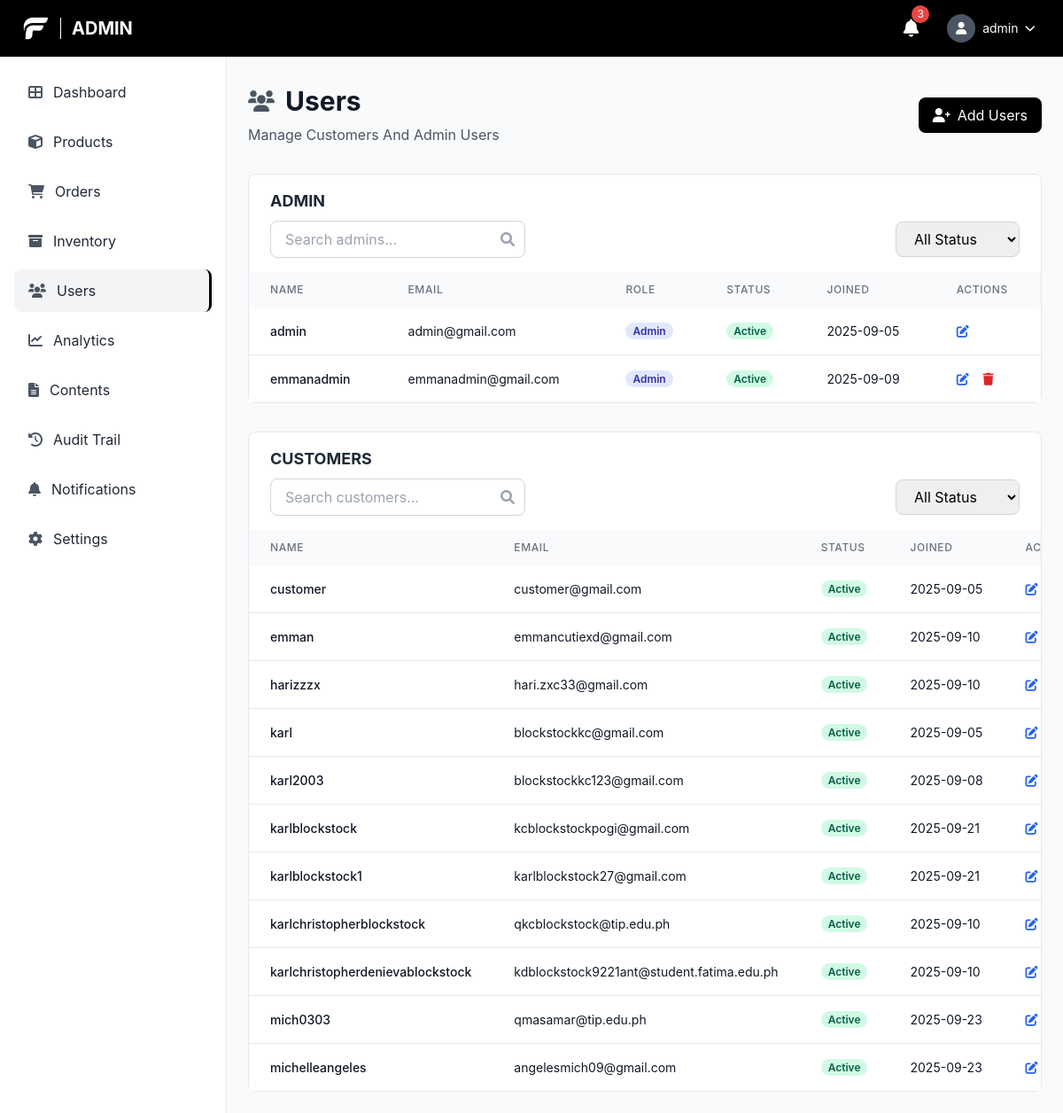
/admin/users.php (signed in), run on an earlier commit of the app's database.
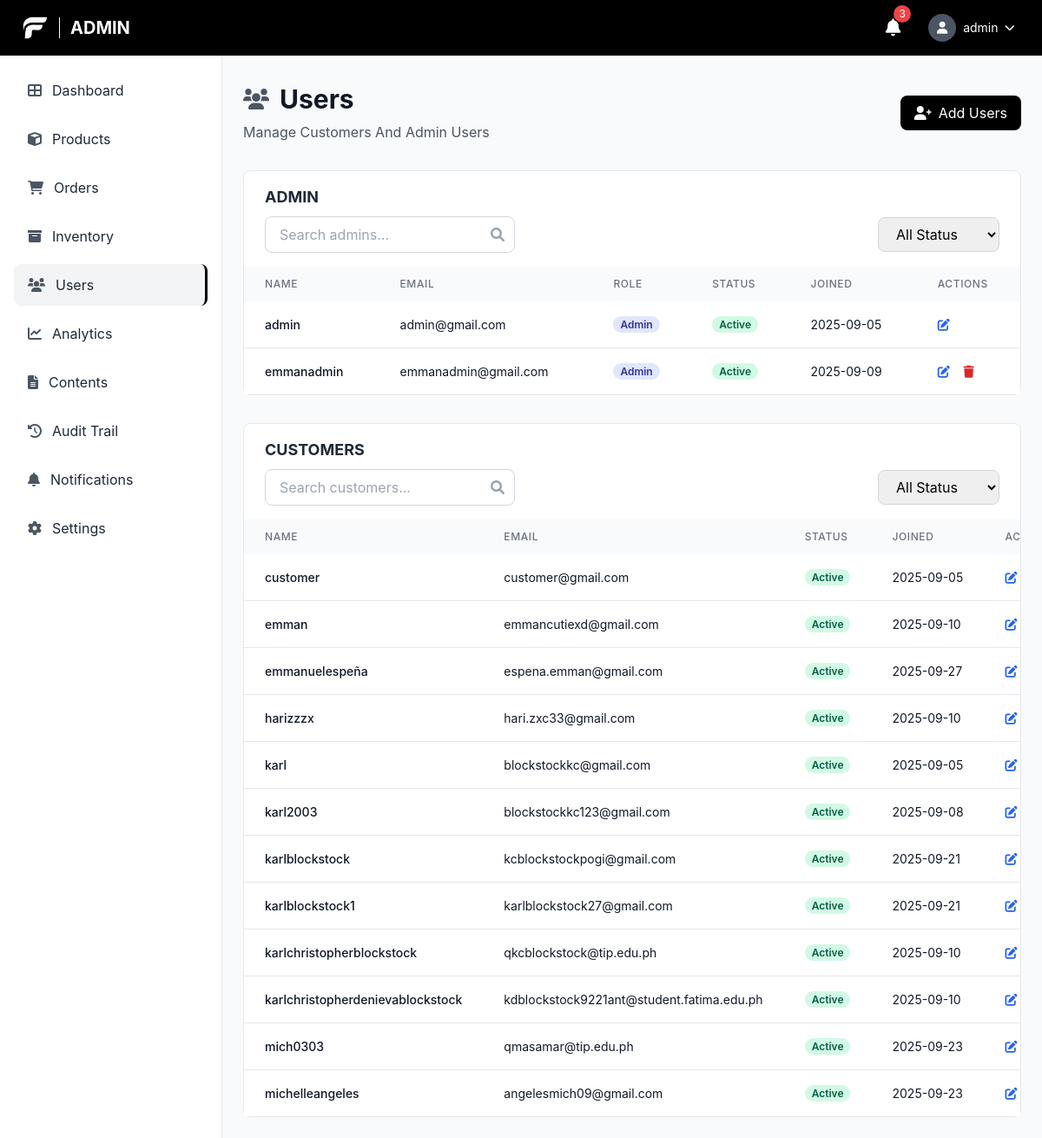
And on a later commit of the database.
### tables this page shows
CREATE TABLE `users` (
  `user_id` bigint(20) UNSIGNED NOT NULL,
  `username` varchar(100) NOT NULL,
  `email` varchar(150) NOT NULL,
  `phone` varchar(20) DEFAULT NULL,
  `date_of_birth` date DEFAULT NULL,
  `address` varchar(255) DEFAULT NULL,
  `password_hash` varchar(255) DEFAULT NULL,
  `google_id` varchar(255) DEFAULT NULL,
  `role` enum('admin','manager','staff','customer') NOT NULL DEFAULT 'customer',
  `status` enum('active','inactive','suspended') NOT NULL DEFAULT 'active',
  `created_at` timestamp NOT NULL DEFAULT current_timestamp(),
  `updated_at` timestamp NOT NULL DEFAULT current_timestamp() ON UPDATE current_timestamp(),
  `last_login` timestamp NULL DEFAULT NULL,
  `first_name` varchar(100) DEFAULT NULL,
  `last_name` varchar(100) DEFAULT NULL,
  `profile_picture` varchar(255) DEFAULT NULL,
  `otp` varchar(6) DEFAULT NULL,
  `otp_expiry` datetime DEFAULT NULL
);

### admin/users.php (the view, shortened to what the rows shown need)
<?php
$pdo = getDBConnection();
$isAdmin = isset($_SESSION['role']) && $_SESSION['role'] === 'admin';
$adminConds = ["role IN ('admin','manager','staff')"];
$adminParams = [];
$adminWhere = 'WHERE ' . implode(' AND ', $adminConds);
$adminSql = "SELECT user_id, username, email, role, status, created_at FROM users $adminWhere ORDER BY FIELD(role,'admin','manager','staff'), username";
$adminStmt = $pdo->prepare($adminSql);
$adminStmt->execute($adminParams);
$admins = $adminStmt->fetchAll();
$custConds = ["role = 'customer'"];
$custParams = [];
$custWhere = 'WHERE ' . implode(' AND ', $custConds);
$custSql = "SELECT user_id, username, email, role, status, created_at FROM users $custWhere ORDER BY username";
$custStmt = $pdo->prepare($custSql);
$custStmt->execute($custParams);
$customers = $custStmt->fetchAll();
?>
<!DOCTYPE html>
<html lang="en">
<head>
    <script src="https://cdn.tailwindcss.com"></script>
    <link href="https://cdnjs.cloudflare.com/ajax/libs/font-awesome/6.0.0/css/all.min.css" rel="stylesheet">
    <link rel="stylesheet" href="../css/style.css">
</head>
<body class="font-body bg-gray-50">
    <header class="bg-black text-white fixed top-0 left-0 right-0 z-50 h-16 flex items-center justify-between px-6">
        <div class="flex items-center space-x-3">
            <h1 class="text-xl font-bold uppercase">Admin</h1>
        </div>
    </header>
    <main class="ml-64 pt-24 pb-6 px-6">
        <div class="mb-8">
            <div class="flex items-center justify-between">
                <div>
                    <div class="flex items-center space-x-3 mb-2"><i class="fas fa-users text-2xl text-gray-600"></i><h1 class="text-3xl font-bold text-gray-900">Users</h1></div>
                </div>
            </div>
        </div>
        <div class="bg-white rounded-lg border border-gray-200 mb-8">
            <div class="overflow-x-auto">
                <table class="w-full">
                    <thead class="bg-gray-50"><tr>
                        <th class="px-6 py-3 text-left text-xs font-medium text-gray-500 uppercase tracking-wider">Name</th>
                        <th class="px-6 py-3 text-left text-xs font-medium text-gray-500 uppercase tracking-wider">Email</th>
                        <th class="px-6 py-3 text-left text-xs font-medium text-gray-500 uppercase tracking-wider">Role</th>
                        <th class="px-6 py-3 text-left text-xs font-medium text-gray-500 uppercase tracking-wider">Status</th>
                        <th class="px-6 py-3 text-left text-xs font-medium text-gray-500 uppercase tracking-wider">Joined</th>
                        <th class="px-6 py-3 text-left text-xs font-medium text-gray-500 uppercase tracking-wider">Actions</th>
                    </tr></thead>
                    <tbody class="bg-white divide-y divide-gray-200">
                    <?php if (empty($admins)): ?>
                        <tr><td colspan="6" class="px-6 py-12 text-center text-gray-500"><i class="fas fa-users text-4xl mb-4"></i><p>No admin/staff accounts</p></td></tr>
                    <?php else: foreach ($admins as $u): ?>
                        <tr class="hover:bg-gray-50">
                            <td class="px-6 py-4 whitespace-nowrap text-sm font-medium text-gray-900"><?php echo htmlspecialchars($u['username']); ?></td>
                            <td class="px-6 py-4 whitespace-nowrap text-sm text-gray-900"><?php echo htmlspecialchars($u['email']); ?></td>
                            <td class="px-6 py-4 whitespace-nowrap text-sm">
                                <?php if (in_array($u['role'], ['admin','manager','staff'])): ?>
                                    <span class="badge badge-admin"><?php echo htmlspecialchars(ucfirst($u['role'])); ?></span>
                                <?php else: ?>
                                    <span class="badge badge-customer">Customer</span>
                                <?php endif; ?>
                            </td>
                            <td class="px-6 py-4 whitespace-nowrap text-sm">
                                <?php if ($u['status'] === 'active'): ?>
                                    <span class="badge badge-active">Active</span>
                                <?php else: ?>
                                    <span class="badge badge-suspended"><?php echo htmlspecialchars(ucfirst($u['status'])); ?></span>
                                <?php endif; ?>
                            </td>
                            <td class="px-6 py-4 whitespace-nowrap text-sm text-gray-900"><?php echo date('Y-m-d', strtotime($u['created_at'])); ?></td>
                            <td class="px-6 py-4 whitespace-nowrap text-sm font-medium">
                                <button class="text-blue-600 hover:text-blue-900" onclick="openEdit(<?php echo $u['user_id']; ?>,'<?php echo htmlspecialchars($u['username'], ENT_QUOTES); ?>','<?php echo htmlspecialchars($u['email'], ENT_QUOTES); ?>','<?php echo $u['role']; ?>','<?php echo $u['status']; ?>')"><i class="fas fa-edit"></i></button>
                                <?php if ($isAdmin && in_array($u['role'], ['admin','manager','staff']) && intval($u['user_id']) !== intval($_SESSION['user_id'])): ?>
                                <button class="text-red-600 hover:text-red-900 ml-3" onclick="confirmDelete(<?php echo $u['user_id']; ?>)"><i class="fas fa-trash"></i></button>
                                <?php endif; ?>
                            </td>
                        </tr>
                    <?php endforeach; endif; ?>
                    </tbody>
                </table>
            </div>
        </div>
        <div class="bg-white rounded-lg border border-gray-200">
            <div class="overflow-x-auto">
                <table class="w-full">
                    <thead class="bg-gray-50"><tr>
                        <th class="px-6 py-3 text-left text-xs font-medium text-gray-500 uppercase tracking-wider">Name</th>
                        <th class="px-6 py-3 text-left text-xs font-medium text-gray-500 uppercase tracking-wider">Email</th>
                        <th class="px-6 py-3 text-left text-xs font-medium text-gray-500 uppercase tracking-wider">Status</th>
                        <th class="px-6 py-3 text-left text-xs font-medium text-gray-500 uppercase tracking-wider">Joined</th>
                        <th class="px-6 py-3 text-left text-xs font-medium text-gray-500 uppercase tracking-wider">Actions</th>
                    </tr></thead>
                    <tbody class="bg-white divide-y divide-gray-200">
                    <?php if (empty($customers)): ?>
                        <tr><td colspan="5" class="px-6 py-12 text-center text-gray-500"><i class="fas fa-user text-4xl mb-4"></i><p>No customers found</p></td></tr>
                    <?php else: foreach ($customers as $u): ?>
                        <tr class="hover:bg-gray-50">
                            <td class="px-6 py-4 whitespace-nowrap text-sm font-medium text-gray-900"><?php echo htmlspecialchars($u['username']); ?></td>
                            <td class="px-6 py-4 whitespace-nowrap text-sm text-gray-900"><?php echo htmlspecialchars($u['email']); ?></td>
                            <td class="px-6 py-4 whitespace-nowrap text-sm">
                                <?php if ($u['status'] === 'active'): ?>
                                    <span class="badge badge-active">Active</span>
                                <?php else: ?>
                                    <span class="badge badge-suspended"><?php echo htmlspecialchars(ucfirst($u['status'])); ?></span>
                                <?php endif; ?>
                            </td>
                            <td class="px-6 py-4 whitespace-nowrap text-sm text-gray-900"><?php echo date('Y-m-d', strtotime($u['created_at'])); ?></td>
                            <td class="px-6 py-4 whitespace-nowrap text-sm font-medium">
                                <button class="text-blue-600 hover:text-blue-900" onclick="openEdit(<?php echo $u['user_id']; ?>,'<?php echo htmlspecialchars($u['username'], ENT_QUOTES); ?>','<?php echo htmlspecialchars($u['email'], ENT_QUOTES); ?>','customer','<?php echo $u['status']; ?>')"><i class="fas fa-edit"></i></button>
                            </td>
                        </tr>
                    <?php endforeach; endif; ?>
                    </tbody>
                </table>
            </div>
        </div>
    </main>
</body>
</html>

What changed in the data, as far as the page shows it:
added users: username "emmanuelespeña", email "espena.emman@gmail.com", status "Active", created_at "2025-09-27", shown under "CUSTOMERS"
